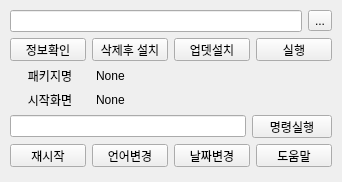
<?xml version="1.0" encoding="UTF-8"?>
<ui version="4.0">
 <class>Form</class>
 <widget class="QWidget" name="Form">
  <property name="geometry">
   <rect>
    <x>0</x>
    <y>0</y>
    <width>342</width>
    <height>182</height>
   </rect>
  </property>
  <property name="sizePolicy">
   <sizepolicy hsizetype="Fixed" vsizetype="Fixed">
    <horstretch>0</horstretch>
    <verstretch>0</verstretch>
   </sizepolicy>
  </property>
  <property name="minimumSize">
   <size>
    <width>342</width>
    <height>182</height>
   </size>
  </property>
  <property name="maximumSize">
   <size>
    <width>342</width>
    <height>182</height>
   </size>
  </property>
  <property name="windowTitle">
   <string>Form</string>
  </property>
  <widget class="QWidget" name="layoutWidget">
   <property name="geometry">
    <rect>
     <x>10</x>
     <y>10</y>
     <width>322</width>
     <height>157</height>
    </rect>
   </property>
   <layout class="QVBoxLayout" name="verticalLayout">
    <item>
     <layout class="QHBoxLayout" name="horizontalLayout_4">
      <item>
       <widget class="QLineEdit" name="lineEdit"/>
      </item>
      <item>
       <widget class="QToolButton" name="toolButton">
        <property name="text">
         <string>...</string>
        </property>
       </widget>
      </item>
     </layout>
    </item>
    <item>
     <layout class="QHBoxLayout" name="horizontalLayout">
      <item>
       <widget class="QPushButton" name="pushButton">
        <property name="text">
         <string>정보확인</string>
        </property>
       </widget>
      </item>
      <item>
       <widget class="QPushButton" name="pushButton_2">
        <property name="text">
         <string>삭제후 설치</string>
        </property>
       </widget>
      </item>
      <item>
       <widget class="QPushButton" name="pushButton_3">
        <property name="text">
         <string>업뎃설치</string>
        </property>
       </widget>
      </item>
      <item>
       <widget class="QPushButton" name="pushButton_4">
        <property name="text">
         <string>실행</string>
        </property>
       </widget>
      </item>
     </layout>
    </item>
    <item>
     <layout class="QHBoxLayout" name="horizontalLayout_2">
      <item>
       <widget class="QLabel" name="label">
        <property name="sizePolicy">
         <sizepolicy hsizetype="Fixed" vsizetype="Preferred">
          <horstretch>0</horstretch>
          <verstretch>0</verstretch>
         </sizepolicy>
        </property>
        <property name="maximumSize">
         <size>
          <width>80</width>
          <height>16777215</height>
         </size>
        </property>
        <property name="text">
         <string>패키지명</string>
        </property>
        <property name="alignment">
         <set>Qt::AlignCenter</set>
        </property>
       </widget>
      </item>
      <item>
       <widget class="QLabel" name="label_3">
        <property name="text">
         <string>None</string>
        </property>
       </widget>
      </item>
     </layout>
    </item>
    <item>
     <layout class="QHBoxLayout" name="horizontalLayout_3">
      <item>
       <widget class="QLabel" name="label_2">
        <property name="sizePolicy">
         <sizepolicy hsizetype="Fixed" vsizetype="Preferred">
          <horstretch>0</horstretch>
          <verstretch>0</verstretch>
         </sizepolicy>
        </property>
        <property name="maximumSize">
         <size>
          <width>80</width>
          <height>16777215</height>
         </size>
        </property>
        <property name="text">
         <string>시작화면</string>
        </property>
        <property name="alignment">
         <set>Qt::AlignCenter</set>
        </property>
       </widget>
      </item>
      <item>
       <widget class="QLabel" name="label_4">
        <property name="text">
         <string>None</string>
        </property>
       </widget>
      </item>
     </layout>
    </item>
    <item>
     <layout class="QHBoxLayout" name="horizontalLayout_5">
      <item>
       <widget class="QLineEdit" name="lineEdit_2"/>
      </item>
      <item>
       <widget class="QPushButton" name="pushButton_9">
        <property name="text">
         <string>명령실행</string>
        </property>
       </widget>
      </item>
     </layout>
    </item>
    <item>
     <layout class="QHBoxLayout" name="horizontalLayout_6">
      <item>
       <widget class="QPushButton" name="pushButton_5">
        <property name="text">
         <string>재시작</string>
        </property>
       </widget>
      </item>
      <item>
       <widget class="QPushButton" name="pushButton_6">
        <property name="text">
         <string>언어변경</string>
        </property>
       </widget>
      </item>
      <item>
       <widget class="QPushButton" name="pushButton_7">
        <property name="text">
         <string>날짜변경</string>
        </property>
       </widget>
      </item>
      <item>
       <widget class="QPushButton" name="pushButton_8">
        <property name="text">
         <string>도움말</string>
        </property>
       </widget>
      </item>
     </layout>
    </item>
   </layout>
  </widget>
 </widget>
 <resources/>
 <connections/>
</ui>
